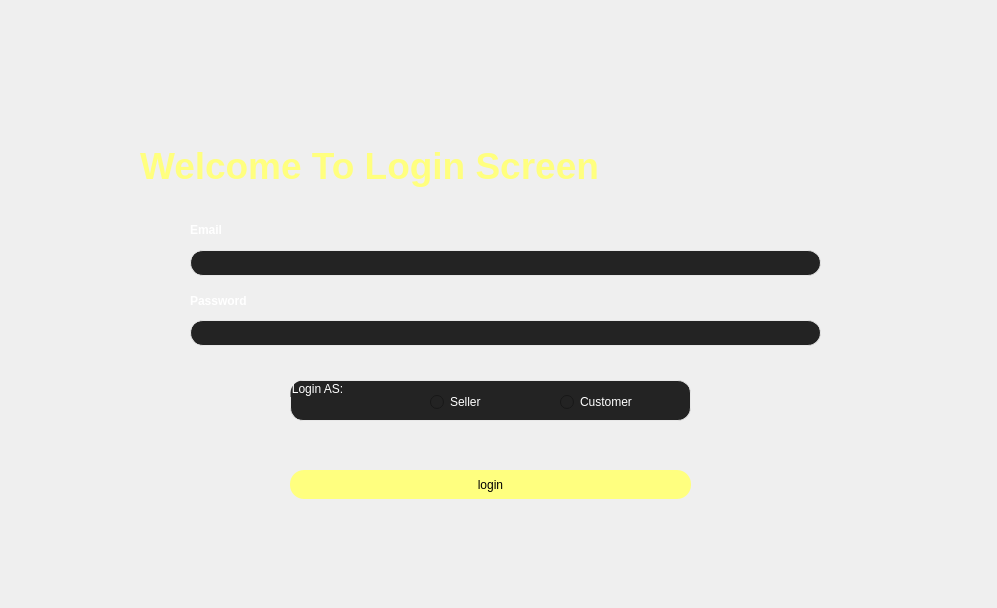
<?xml version="1.0" encoding="UTF-8"?>
<ui version="4.0">
 <class>loginmenu</class>
 <widget class="QDialog" name="loginmenu">
  <property name="geometry">
   <rect>
    <x>0</x>
    <y>0</y>
    <width>997</width>
    <height>608</height>
   </rect>
  </property>
  <property name="windowTitle">
   <string>Dialog</string>
  </property>
  <property name="styleSheet">
   <string notr="true"/>
  </property>
  <widget class="QLabel" name="label">
   <property name="geometry">
    <rect>
     <x>190</x>
     <y>220</y>
     <width>51</width>
     <height>20</height>
    </rect>
   </property>
   <property name="styleSheet">
    <string notr="true">font-family: 'Lobster', cursive;
color: rgb(255, 255, 255);
font-weight: 900;</string>
   </property>
   <property name="text">
    <string>Email</string>
   </property>
  </widget>
  <widget class="QLabel" name="label_2">
   <property name="geometry">
    <rect>
     <x>190</x>
     <y>290</y>
     <width>91</width>
     <height>21</height>
    </rect>
   </property>
   <property name="styleSheet">
    <string notr="true">font-family: 'Lobster', cursive;
color: rgb(255, 255, 255);
font-weight: 900;</string>
   </property>
   <property name="text">
    <string>Password</string>
   </property>
  </widget>
  <widget class="QLineEdit" name="email">
   <property name="geometry">
    <rect>
     <x>190</x>
     <y>250</y>
     <width>631</width>
     <height>26</height>
    </rect>
   </property>
   <property name="styleSheet">
    <string notr="true">border: 1px solid #e7e7e7;
    border-radius: 13px;
    background-color: #232323;
    color: white;</string>
   </property>
  </widget>
  <widget class="QLineEdit" name="password">
   <property name="geometry">
    <rect>
     <x>190</x>
     <y>320</y>
     <width>631</width>
     <height>26</height>
    </rect>
   </property>
   <property name="styleSheet">
    <string notr="true">border: 1px solid #e7e7e7;
    border-radius: 13px;
    background-color: #232323;
    color: white;</string>
   </property>
   <property name="echoMode">
    <enum>QLineEdit::Password</enum>
   </property>
  </widget>
  <widget class="QPushButton" name="pushButton">
   <property name="geometry">
    <rect>
     <x>290</x>
     <y>470</y>
     <width>401</width>
     <height>29</height>
    </rect>
   </property>
   <property name="styleSheet">
    <string notr="true">background-color: rgb(255, 255, 127);
color: rgb(0, 0, 0);
border-radius:13.5px;
height: 30px;</string>
   </property>
   <property name="text">
    <string>login</string>
   </property>
  </widget>
  <widget class="QGroupBox" name="groupBox">
   <property name="geometry">
    <rect>
     <x>290</x>
     <y>380</y>
     <width>401</width>
     <height>41</height>
    </rect>
   </property>
   <property name="styleSheet">
    <string notr="true">border: 1px solid #e7e7e7;
    border-radius: 13px;
    background-color: #232323;
    color: white;</string>
   </property>
   <property name="title">
    <string>Login AS:</string>
   </property>
   <widget class="QRadioButton" name="radioButton">
    <property name="geometry">
     <rect>
      <x>140</x>
      <y>10</y>
      <width>110</width>
      <height>24</height>
     </rect>
    </property>
    <property name="styleSheet">
     <string notr="true">border:0;</string>
    </property>
    <property name="text">
     <string>Seller</string>
    </property>
   </widget>
   <widget class="QRadioButton" name="radioButton_2">
    <property name="geometry">
     <rect>
      <x>270</x>
      <y>10</y>
      <width>110</width>
      <height>24</height>
     </rect>
    </property>
    <property name="styleSheet">
     <string notr="true">border:0;</string>
    </property>
    <property name="text">
     <string>Customer</string>
    </property>
   </widget>
  </widget>
  <widget class="QLabel" name="label_5">
   <property name="geometry">
    <rect>
     <x>140</x>
     <y>140</y>
     <width>691</width>
     <height>51</height>
    </rect>
   </property>
   <property name="styleSheet">
    <string notr="true">font: 28pt;
font: 28pt &quot;Snap ITC&quot;;
color: rgb(255, 255, 127);
font-weight: 900;
text-align: center;</string>
   </property>
   <property name="text">
    <string>Welcome To Login Screen </string>
   </property>
  </widget>
 </widget>
 <resources/>
 <connections/>
</ui>
